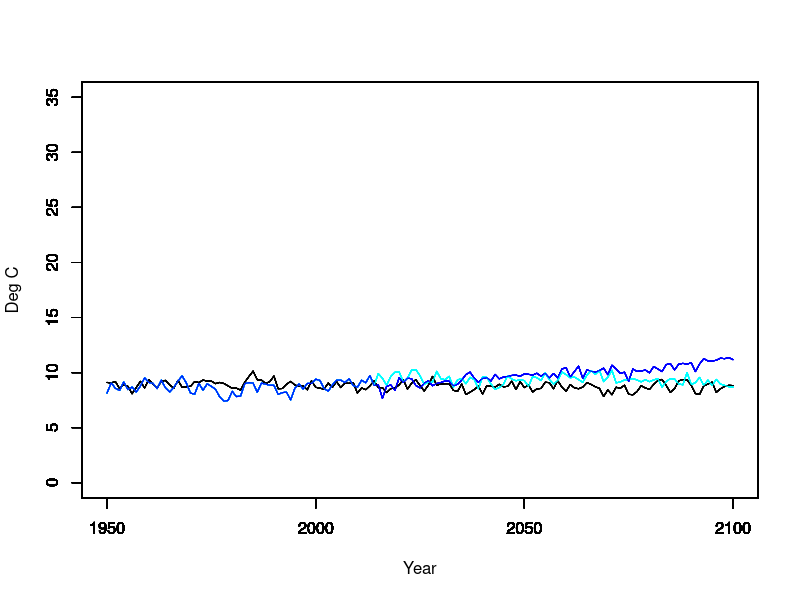

R code for this plot:
## ---- chunk 1
### Load GFDL-ESM4 data
picon <- read.csv('North_Sea_GFDL-ESM4_picontrol_annual_1601_2100.csv', header = TRUE)
hist <- read.csv('North_Sea_GFDL-ESM4_historical_annual_1850_2014.csv', header = TRUE)
ssp126 <- read.csv('North_Sea_GFDL-ESM4_ssp126_annual_2015_2100.csv', header = TRUE)
ssp585 <- read.csv('North_Sea_GFDL-ESM4_ssp585_annual_2015_2100.csv', header = TRUE)

# Create array and fill 
picon_out <- array(numeric(), c(2100-1950+1,12)) # years 1950 - 2100 by 12 species
hist_out <- array(numeric(), c(2014-1950+1,12)) # years 1950 - 2014 by 12 species
ssp126_out <- array(numeric(), c(2100-2015+1,12)) # years 2015 - 2100 by 12 species
ssp585_out <- array(numeric(), c(2100-2015+1,12)) # years 2015 - 2100 by 12 species

# Identify the years of interest
picon_yrs <- which(picon$Date..yyyy. >= 1950)
hist_yrs <- which(hist$Date..yyyy. >= 1950)

# Loop through the 12 species in the Hawaii longline simulation
for (s in seq(1,12,1)) {
  # Based on how species are ordered in the model parameter table, 
  # species 2 (Mahi), 7 (StripedMarin), 8 (Wahoo), and 10 (BlueMarlin)
  # will be affected by surface temperature only
  # whereas the others will experience the water column average
	# if (s == 2 | s == 7 | s == 8 | s == 10) {
	# 	picon_out[,s] <- picon$tos..degC.[picon_yrs]
	# 	hist_out[,s] <- hist$tos..degC.[hist_yrs]
	# 	ssp126_out[,s] <- ssp126$tos..degC.
	# 	ssp585_out[,s] <- ssp585$tos..degC.
	# } else {
		picon_out[,s] <- ((picon$tos..degC.[picon_yrs] + picon$tob..degC.[picon_yrs]) / 2)
		hist_out[,s] <- ((hist$tos..degC.[hist_yrs] + hist$tob..degC.[hist_yrs]) / 2)
		ssp126_out[,s] <- ((ssp126$tos..degC. + ssp126$tob..degC.) / 2)
		ssp585_out[,s] <- ((ssp585$tos..degC. + ssp585$tob..degC.) / 2)
	# }
}		
### Save output for input into mizerNPAC
picon_times <- seq(1950,2100,1)
hist_times <- seq(1950,2014,1)
ssp126_times <- seq(2015,2100,1)
ssp585_times <- seq(2015,2100,1)

species_names <- c("Sprat","Sandeel","N.pout","Herring","Dab","Whiting","Sole","Gurnard","Plaice","Haddock","Cod","Saithe" ) # to match case with therMizer parameters

picon_ocean_temp_array <- array(NA, dim = c(length(picon_times), length(species_names)), dimnames = list(time = picon_times, sp = species_names))

hist_ocean_temp_array <- array(NA, dim = c(length(hist_times), length(species_names)), dimnames = list(time = hist_times, sp = species_names))

ssp126_ocean_temp_array <- array(NA, dim = c(length(ssp126_times), length(species_names)), dimnames = list(time = ssp126_times, sp = species_names))

ssp585_ocean_temp_array <- array(NA, dim = c(length(ssp585_times), length(species_names)), dimnames = list(time = ssp585_times, sp = species_names))

picon_ocean_temp_array[,] <- picon_out[,]
hist_ocean_temp_array[,] <- hist_out[,]
ssp126_ocean_temp_array[,] <- ssp126_out[,]
ssp585_ocean_temp_array[,] <- ssp585_out[,]

# Concatonate historical and climate change scenarios
CCscenario_126 <- rbind(hist_ocean_temp_array,ssp126_ocean_temp_array)
CCscenario_585 <- rbind(hist_ocean_temp_array,ssp585_ocean_temp_array)

# Plot to check
for (s in seq(1,11,1)){
  plot(picon_times, picon_ocean_temp_array[,s], type= "l", col = "black", xlab = " ", ylab = " ", xlim = c(1950,2100), ylim = c(0,35))
  par(new = TRUE)
  plot(picon_times, CCscenario_126[,s], type= "l", col = "cyan", xlab = " ", ylab = " ", xlim = c(1950,2100), ylim = c(0,35))
  par(new = TRUE)
  plot(picon_times, CCscenario_585[,s], type= "l", col = "blue", xlab = " ", ylab = " ", xlim = c(1950,2100), ylim = c(0,35))
  par(new = TRUE)
}
plot(picon_times, picon_ocean_temp_array[,12], type = "l", col = "black", xlab = "Year", ylab = "Deg C", xlim = c(1950,2100), ylim = c(0,35))
par(new = TRUE)
plot(picon_times, CCscenario_126[,12], type = "l", col = "cyan", xlab = " ", ylab = " ", xlim = c(1950,2100), ylim = c(0,35))
par(new = TRUE)
plot(picon_times, CCscenario_585[,12], type = "l", col = "blue", xlab = " ", ylab = " ", xlim = c(1950,2100), ylim = c(0,35))

write.table(picon_ocean_temp_array, file = "GFDL_ocean_temp_array_PIcontrol.dat", quote = FALSE, row.names = TRUE, col.names = TRUE)
write.table(hist_ocean_temp_array, file = "GFDL_ocean_temp_array_hist.dat", quote = FALSE, row.names = TRUE, col.names = TRUE)
write.table(ssp126_ocean_temp_array, file = "GFDL_ocean_temp_array_ssp126.dat", quote = FALSE, row.names = TRUE, col.names = TRUE)
write.table(ssp585_ocean_temp_array, file = "GFDL_ocean_temp_array_ssp585.dat", quote = FALSE, row.names = TRUE, col.names = TRUE)
write.table(CCscenario_126, file = "GFDL_ocean_temp_array_CCscenario_126.dat", quote = FALSE, row.names = TRUE, col.names = TRUE)
write.table(CCscenario_585, file = "GFDL_ocean_temp_array_CCscenario_585.dat", quote = FALSE, row.names = TRUE, col.names = TRUE)

